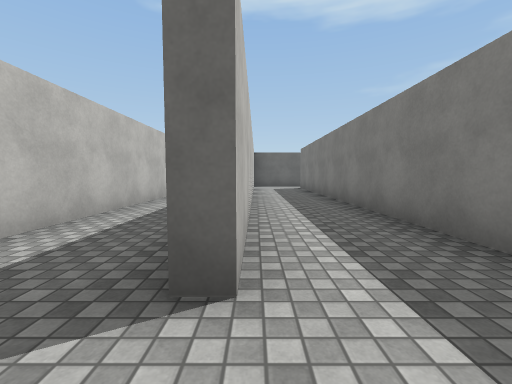
View 1 (above)

16 first-person views from a walk through a Unity game level. The camera is 1.2 m above the floor, tilts 4° down and sees 90° across. The floor is counted in squares, 2 m on a side. Each view is taken from the middle of a square. On the plan, view 1 faces up. The plan holds only what a view shows up to about 9 squares ahead; the rest is blank. The place goes on beyond the plan. Surface patterns are stand-ins for the level's own textures.

View 2
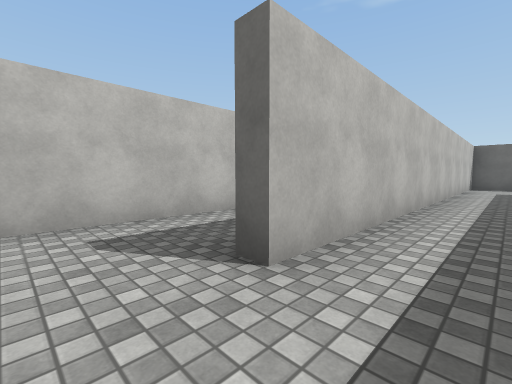

View 3
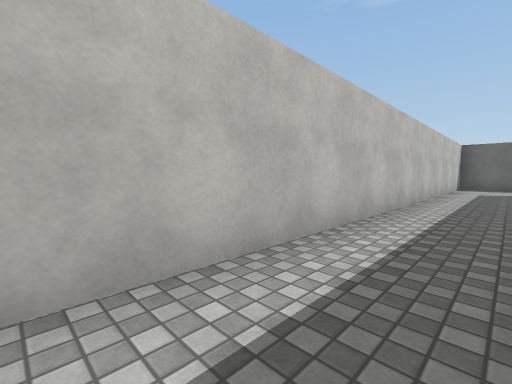

View 4
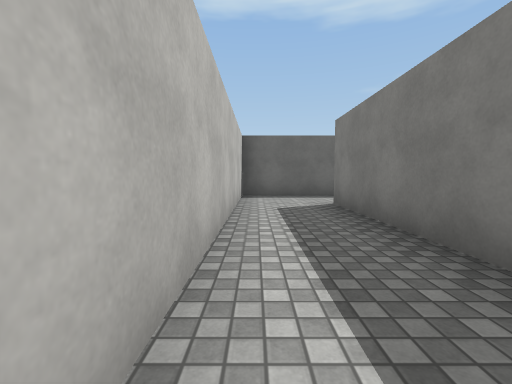

View 5
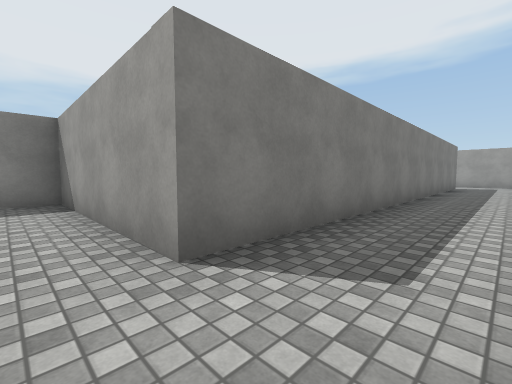

View 6
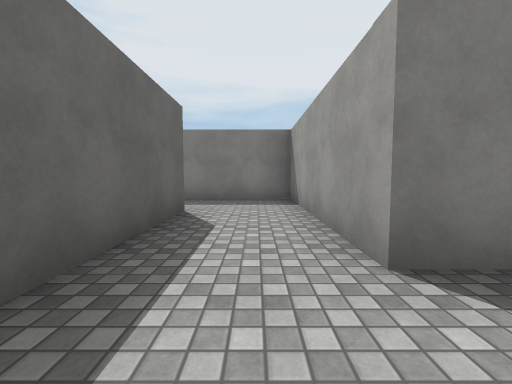

View 7
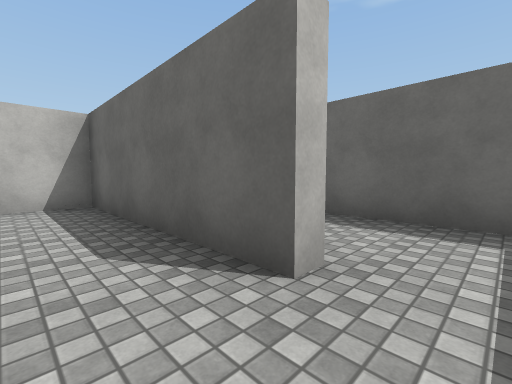

View 8
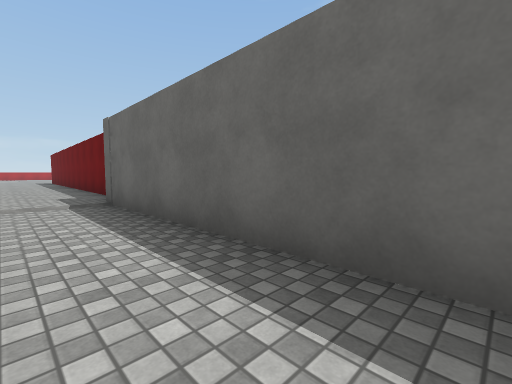

View 9
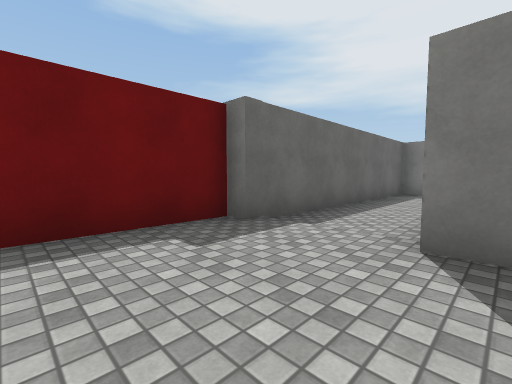

View 10
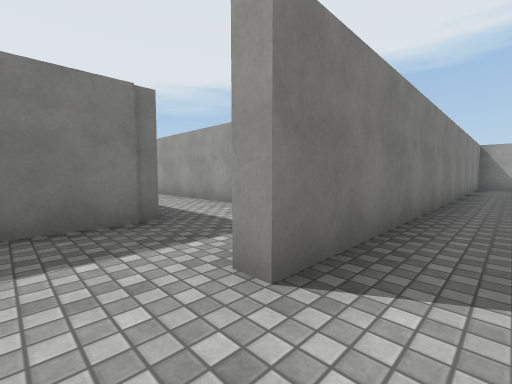

View 11
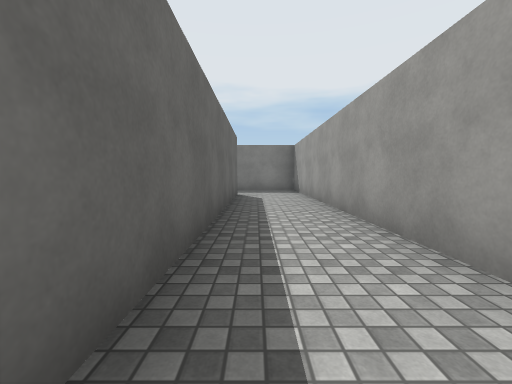

View 12
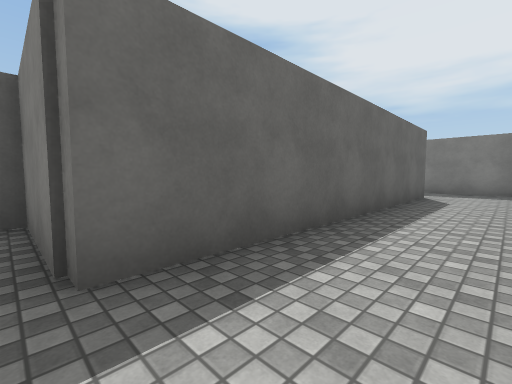

View 13
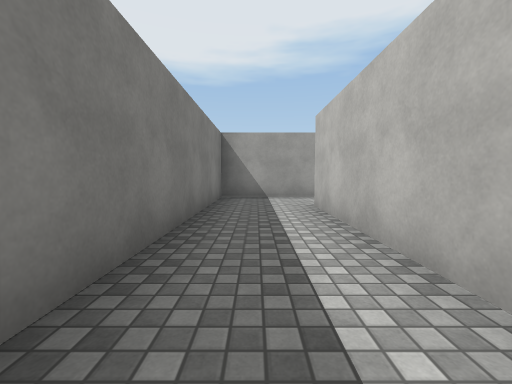

View 14
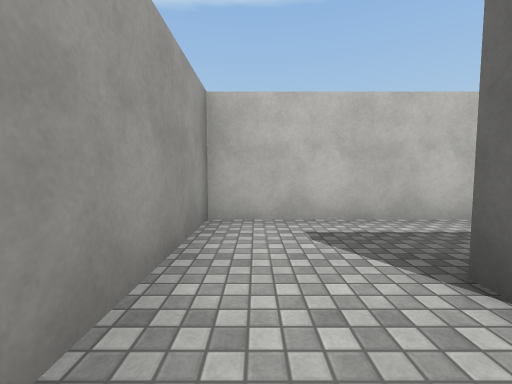

View 15
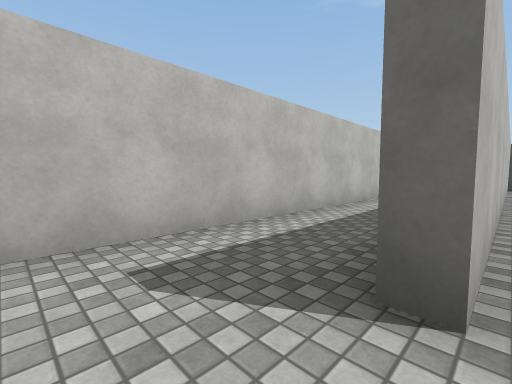

View 16
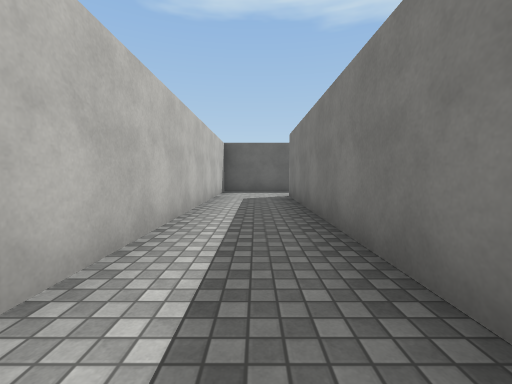

### Floor plan
Ten units are one square. View 1 is at (0, 0); x grows to the right and y downward. Boxes are objects, and circles mark ways between rooms. Rooms are numbered by the first view taken in them; rooms with no view inside come last. Other rooms are left out.
<svg viewBox="-61 -184 201 195">
<path fill="none" stroke="#000" d="M-4 -28 -4 -132 42 -132 42 -144M-1 -12 -5 -12M23 -152 -24 -152 -24 6 5 6M21 -128 -1 -128 -1 -12M5 6 19 6 19 -110M-27 -149 -27 -155M-27 -179 -56 -179M42 -144 42 -175 -27 -175M51 -86 131 -86M116 -105 42 -105 42 -129M135 -89 135 -110"/>
<circle cx="0" cy="-5" r="3" fill="#2a7"/>
<circle cx="30" cy="-150" r="3" fill="#2a7"/>
<circle cx="20" cy="-115" r="3" fill="#2a7"/>
<text x="-10" y="-70">1</text>
<text x="10" y="-70">2</text>
<text x="-10" y="-160">3</text>
<text x="70" y="-100">4</text>
</svg>
Room 1 opens to room 2. Room 1 opens to room 3. Room 2 opens to room 4.

Where each view was taken, in squares from view 1:
view 1: 0 up, 0 right, facing up
view 2: 0 up, 1 right, facing up-left
view 3: 3 up, 1 left, facing up-left
view 4: 8 up, 2 left, facing up
view 5: 14 up, 2 left, facing down-right
view 6: 14 up, 2 left, facing right
view 7: 14 up, 3 right, facing up-left
view 8: 16 up, 3 right, facing up-left
view 9: 15 up, 5 left, facing up-right
view 10: 12 up, 1 right, facing down-right
view 11: 10 up, 4 right, facing right
view 12: 9 up, 4 right, facing up-right
view 13: 6 up, 1 right, facing down
view 14: 0 up, 1 right, facing left
view 15: 0 up, 0 right, facing up-left
view 16: 4 up, 1 right, facing up
